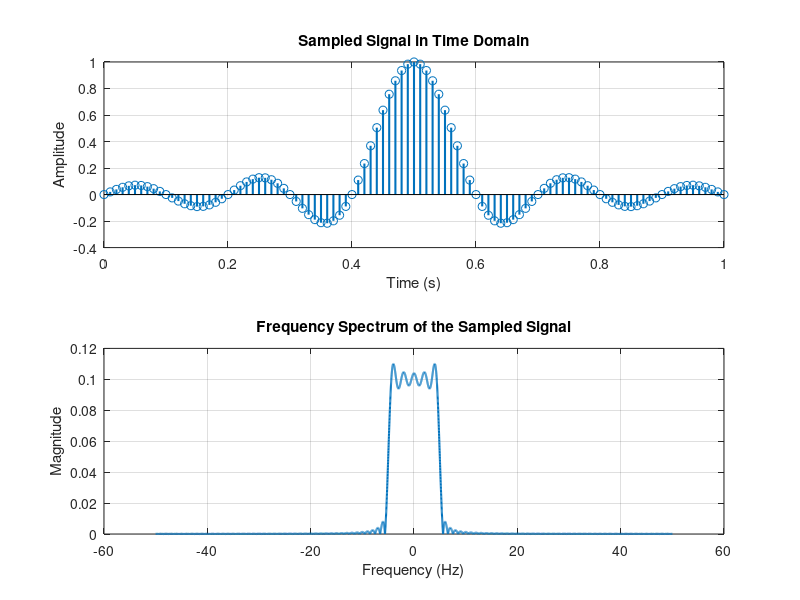
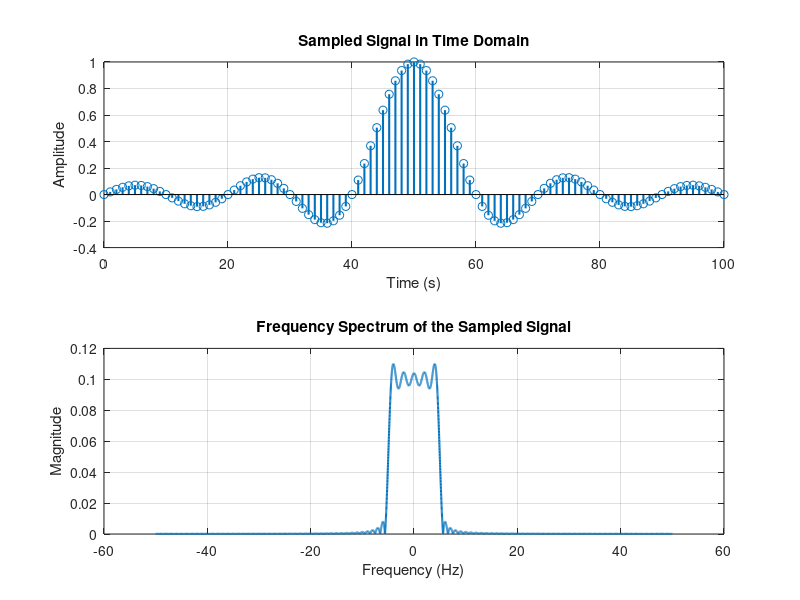
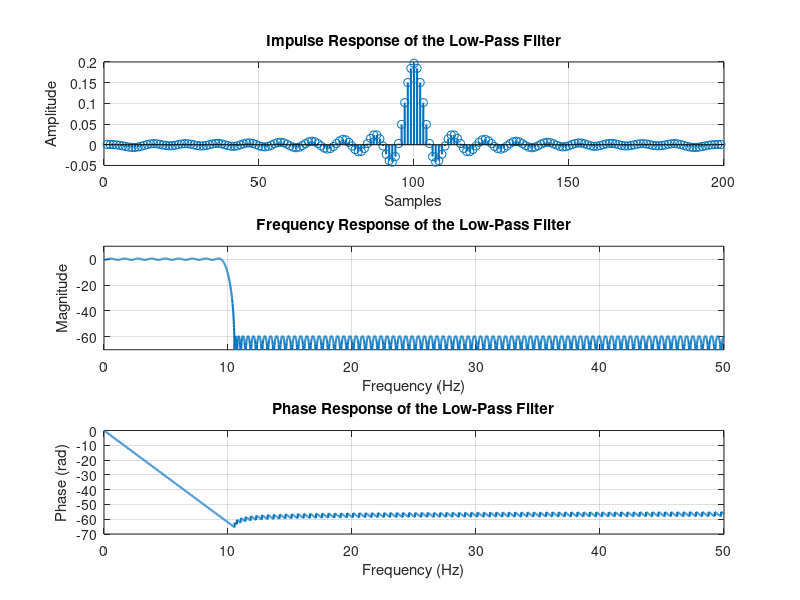
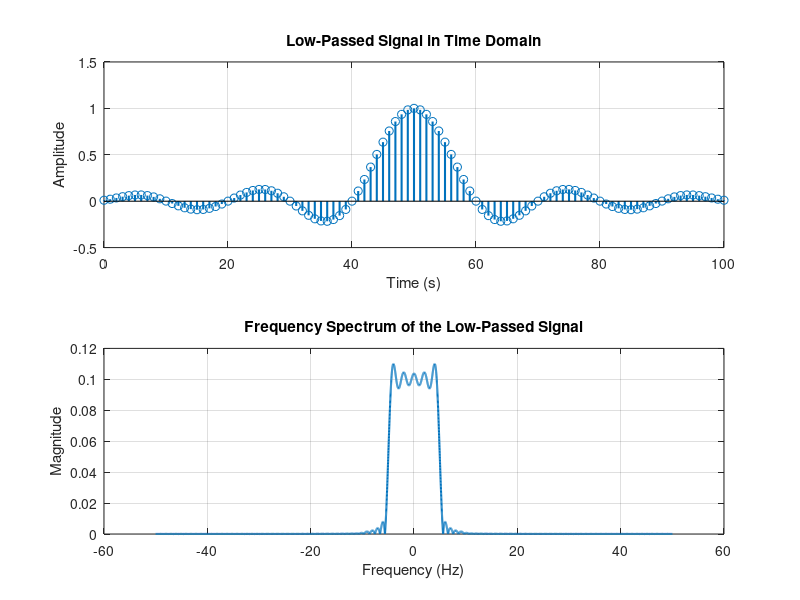

The MATLAB source for these figures, in order:
%% *Voice Scrambing*
%% Clear the workspace
close all;
clear;
clc;

%% Voice Scrambling
% Voice scrambling is a technique used to encrypt voice signals. The
% encrypted voice signal is called the cipher signal. The cipher signal is
% transmitted over the communication channel. At the receiver, the cipher
% signal is descrambled to recover the original voice signal. The
% descrambling process is the inverse of the scrambling process. The
% scrambling process is a nonlinear process. It is implemented using a
% nonlinear function. The descrambling process is also a nonlinear process.
% It is implemented using the inverse of the nonlinear function used in the
% scrambling process. The scrambling process is a one-to-one mapping
% process. This means that each sample in the original voice signal is
% mapped to a unique sample in the cipher signal. The descrambling process
% is also a one-to-one mapping process. This means that each sample in the
% cipher signal is mapped to a unique sample in the original voice signal.
%
% Before scrambling a voice signal, we should use a low-pass filter to
% remove the frequencies that are higher than the Nyquist frequency. This
% is because the frequencies that are higher than the Nyquist frequency
% will be aliased. The aliased frequencies will be mixed with the original
% frequencies. This will make the descrambling process more difficult.
%
% To scramble a voice signal, we need to define a nonlinear function. We can
% make a nonlinear function by modulating the voice signal with a sinusoid.
% The sinusoid is called the scrambling sinusoid. The scrambling sinusoid
% is a sinusoid with a frequency that is different from the frequency of
% the voice signal. The scrambling sinusoid is generated using the
% following equation:
%
% $$s(t) = A \cos(\frac{2 \pi f_0 t}{f_s})$$
%
% where |A| is the amplitude of the scrambling sinusoid and |f_s| is its
% frequency. The scrambling sinusoid is modulated with the voice signal
% using the following equation:
%
% $$y(t) = x_{low-passed}(t) \cos(\frac{2 \pi f_0 t}{f_s})$$
%
% where |x(t)| is the voice signal. The scrambling sinusoid is modulated
% with the voice signal using the |.*| operator. The scrambled voice signal
% is stored in the variable |y|. The scrambling sinusoid is stored in the
% variable |s|. The following code scrambles a voice signal.
%
% |y = x_lowpassed .* s;|
%
% The descrambling process is the inverse of the scrambling process. The
% descrambling process is implemented using the following equation:
%
% $$y_2(t) = y(t) \cos(\frac{2 \pi f_0 t}{f_s})$$
%
% The descrambling process is implemented using the |.*| operator. The
% descrambled voice signal is stored in the variable |y_2|. The following
% code descrambles the voice signal.
%
% |y_2 = y .* s;|
%
% After multiplying the voice signal with the scrambling sinusoid, the
% frequencies of the voice signal are shifted to the left and right sides
% of the scrambling sinusoid. The frequencies of the voice signal are
% shifted to the left side of the scrambling sinusoid because the voice
% signal is multiplied with the cosine of the scrambling sinusoid.
% We should perform a low-pass filtering process to remove the frequencies
% that are shifted to the right side of the scrambling sinusoid. This is
% because the frequencies that are shifted to the right side of the
% scrambling sinusoid will be aliased.
%
% $$ x_{reconstructed} = h_{low-passed} * y_2(t)$$
%
% where $h_{low-passed}$ is the impulse response of the low-pass filter. The
% reconstructed voice signal is stored in the variable |x_reconstructed|.
% The following code reconstructs the voice signal.
%% Load the audio file
% # Too load the audio file, use the |audioread| function.
% # The audio file is stored in the variable |y| and the sampling frequency
% is stored in the variable |fs|.
% # We can specify the start and end points of the audio file to be read
% using the |audioread| function. It takes the start and end points as
% a vector in the form |[start end]|. The second argument is the samples range.
%  # |y| is an column vector of size |N x 1|, where |N| is the number of samples.
% So, we should use the transpose operator |'| to convert it to a row vector.
% # To define the time axis, we use the |linspace| function. It takes the
% start and end points as well as the number of points to be generated.
% The start point is |0| and the end point is |N/fs|, where |N| is the number
% of samples and |fs| is the sampling frequency. The number of points is |N|.
%
% The following code loads the audio file and defines the time axis.
%
% |[x_t, fs] = audioread('Audio01.wav');|
%
% |x_t = x_t';|
%
% |t_axis = linspace(0, length(x_t) / fs, length(x_t));|

%% Sound the audio file
% # To sound the audio file, use the |sound| function. It takes the audio
% signal and the sampling frequency as arguments.
% # To prevent the sound from being cut, we should wait until the sound
% finishes. We can do this using the |pause| function. It takes the time
% to wait in seconds as an argument.
%
% The following code sounds the audio file:
%
% |sound(x_t, fs);|
%
% |pause(length(x_t) / fs);|
%%%
%% Implementaion of the scrambling process
% We assume the input signal is a shifted sinc function with scaling factor of
% 0.1 and shift factor of 0.5. The sampling frequency is 100 Hz.
% We know the Fourier transform of the this function in general form is:
%
% $$x(t) = sinc(\frac{t - t_0}{T}) \Rightarrow\mathcal{FT}:
% X(f) = T \cdot \Pi(\frac{f}{T}) \cdot e^{-j 2 \pi f t_0}$$
%
% where $t_0$ is the shift factor and $T$ is the scaling factor.
% The Discrete-Time Fourier Transform (DTFT) of the sampled signal is:
%
% $$x[n] = sinc(\frac{n - n_0}{N}) \Rightarrow\mathcal{DTFT}:
% X(e^{j \omega}) = N \cdot \Pi(\frac{\omega}{N}) \cdot e^{-j \omega n_0}$$
%
% We can analyze a signal in two methods:
%
% *Analog Signal Processing*
%
fs = 100;
t = 0:1 / fs:1;
x = sinc((t - 0.5) / 0.1);
N_freq = 1e4;
f_axis = linspace(-fs / 2, fs / 2, N_freq);
FT_x = fftshift(fft(x, N_freq)) / fs;

figure("Name", "Sampled Signal");
subplot(2, 1, 1);
stem(t, x, 'LineWidth', 1.5);
xlabel("Time (s)");
ylabel("Amplitude");
title("Sampled Signal in Time Domain");
grid on;
subplot(2, 1, 2);
plot(f_axis, abs(FT_x), 'LineWidth', 1.5);
xlabel("Frequency (Hz)");
ylabel("Magnitude");
title("Frequency Spectrum of the Sampled Signal");
grid on;
%%%
% *Digital Signal Processing*
% The sampled signal in the analog signal processing is the same as:
%
% |x = sinc((n / fs - 0.5) / 0.1);|
%
fs = 100;
n = 0:length(t) - 1; % Discrete axis
f_axis = linspace(-fs / 2, fs / 2, N_freq);
FT_x = fftshift(fft(x, N_freq)) / fs;
figure("Name", "Sampled Signal");
subplot(2, 1, 1);
stem(n, x, 'LineWidth', 1.5);
xlabel("Time (s)");
ylabel("Amplitude");
title("Sampled Signal in Time Domain");
grid on;
subplot(2, 1, 2);
plot(f_axis, abs(FT_x), 'LineWidth', 1.5);
xlabel("Frequency (Hz)");
ylabel("Magnitude");
title("Frequency Spectrum of the Sampled Signal");
grid on;
%%%
% We consider digital signal processing in the following.
%
% Now we define a low-pass filter with cutoff frequency of 10 Hz using
% the filter designer tool.
lowpass_filter = load('filters/VoiceScrambling_LP_FIR_filter.mat').Num;
f_axis_pos = f_axis(floor(N_freq / 2) + 1:end);
FT_lowpass_filter = fftshift(fft(lowpass_filter, N_freq));
FT_lowpass_filter = FT_lowpass_filter(floor(N_freq / 2) + 1:end);
figure('Name', 'Low-Pass Filter');
subplot(3, 1, 1);
stem(lowpass_filter, 'LineWidth', 1.5);
xlabel("Samples");
ylabel("Amplitude");
title("Impulse Response of the Low-Pass Filter");
grid on;
subplot(3, 1, 2);
plot(f_axis_pos, 20 * log10(abs(FT_lowpass_filter)), 'LineWidth', 1.5);
xlabel("Frequency (Hz)");
ylabel("Magnitude");
title("Frequency Response of the Low-Pass Filter");
ylim([-70 10]);
grid on;
subplot(3, 1, 3);
plot(f_axis_pos, unwrap(angle(FT_lowpass_filter)), 'LineWidth', 1.5);
xlabel("Frequency (Hz)");
ylabel("Phase (rad)");
title("Phase Response of the Low-Pass Filter");
grid on;
%%%
% We filter the sampled signal using the low-pass filter with  cutoff
% frequency of 10 Hz.
x_lowpassed = conv(x, lowpass_filter, 'same');
FT_x_lowpassed = fftshift(fft(x_lowpassed, N_freq)) / fs;
figure('Name', 'Low-Passed Signal');
subplot(2, 1, 1);
stem(n, x_lowpassed, 'LineWidth', 1.5);
xlabel("Time (s)");
ylabel("Amplitude");
title("Low-Passed Signal in Time Domain");
grid on;
subplot(2, 1, 2);
plot(f_axis, abs(FT_x_lowpassed), 'LineWidth', 1.5);
xlabel("Frequency (Hz)");
ylabel("Magnitude");
title("Frequency Spectrum of the Low-Passed Signal");
grid on;
%%%
% Now, we define carrier signal with frequency of 10 Hz.
f0 = 10;
s = 2 * cos(2 * pi * (f0 / fs) * n);
FT_s = fftshift(fft(s, N_freq)) / fs;
figure('Name', 'Carrier Signal');
subplot(2, 1, 1);
stem(n, s, 'LineWidth', 1.5);
xlabel("Time (s)");
ylabel("Amplitude");
title("Carrier Signal in Time Domain");
grid on;
subplot(2, 1, 2);
plot(f_axis, abs(FT_s), 'LineWidth', 1.5);
xlabel("Frequency (Hz)");
ylabel("Magnitude");
title("Frequency Spectrum of the Carrier Signal");
grid on;
%%%
% We modulate the carrier signal with the low-passed signal.
y = x_lowpassed .* s;
FT_y = fftshift(fft(y, N_freq)) / fs;
figure('Name', 'Scrambled Signal');
subplot(2, 1, 1);
stem(n, y, 'LineWidth', 1.5);
xlabel("Time (s)");
ylabel("Amplitude");
title("Scrambled Signal in Time Domain");
grid on;
subplot(2, 1, 2);
plot(f_axis, abs(FT_y), 'LineWidth', 1.5);
xlabel("Frequency (Hz)");
ylabel("Magnitude");
title("Frequency Spectrum of the Scrambled Signal");
grid on;
%%%
% According to the scrambling process, we should use the low-pass filter
% again.
y_lowpassed = conv(y, lowpass_filter, 'same');
FT_y_lowpassed = fftshift(fft(y_lowpassed, N_freq)) / fs;
figure('Name', 'Low-Passed Scrambled Signal');
subplot(2, 1, 1);
stem(n, y_lowpassed, 'LineWidth', 1.5);
xlabel("Time (s)");
ylabel("Amplitude");
title("Low-Passed Scrambled Signal in Time Domain");
grid on;
subplot(2, 1, 2);
plot(f_axis, abs(FT_y_lowpassed), 'LineWidth', 1.5);
xlabel("Frequency (Hz)");
ylabel("Magnitude");
title("Frequency Spectrum of the Low-Passed Scrambled Signal");
grid on;
%%%
% After receiving the scrambled signal, we should descramble it.
% We can add noise to the scrambled signal to simulate the noise in the
% communication channel.
y_noisy = y_lowpassed + 0.1 * randn(1, length(y_lowpassed));
FT_y_noisy = fftshift(fft(y_noisy, N_freq)) / fs;
figure('Name', 'Noisy Scrambled Signal');
subplot(2, 1, 1);
stem(n, y_lowpassed, 'LineWidth', 1.5);
xlabel("Samples");
ylabel("Amplitude");
title("Scrambled Signal in Time Domain");
grid on;
subplot(2, 1, 2);
stem(n, y_noisy, 'LineWidth', 1.5);
xlabel("Samples");
ylabel("Amplitude");
title("Noisy Scrambled Signal in Time Domain");
grid on;
%%%
% We repeat the scrambling process to descramble the noisy scrambled signal.
y_noisy_lowpassed = conv(y_noisy, lowpass_filter, 'same');
FT_y_noisy_lowpassed = fftshift(fft(y_noisy_lowpassed, N_freq)) / fs;
figure('Name', 'Low-Passed Noisy Scrambled Signal');
subplot(2, 1, 1);
stem(n, y_noisy_lowpassed, 'LineWidth', 1.5);
xlabel("Samples");
ylabel("Amplitude");
title("Low-Passed Noisy Scrambled Signal in Time Domain");
grid on;
subplot(2, 1, 2);
plot(f_axis, abs(FT_y_noisy_lowpassed), 'LineWidth', 1.5);
xlabel("Frequency (Hz)");
ylabel("Magnitude");
title("Frequency Spectrum of the Low-Passed Noisy Scrambled Signal");
grid on;
%%%
y_2 = y_noisy_lowpassed .* s;
FT_y_2 = fftshift(fft(y_2, N_freq)) / fs;
figure('Name', 'Descrambled Signal');
subplot(2, 1, 1);
stem(n, y_2, 'LineWidth', 1.5);
xlabel("Samples");
ylabel("Amplitude");
title("Descrambled Signal in Time Domain");
grid on;
subplot(2, 1, 2);
plot(f_axis, abs(FT_y_2), 'LineWidth', 1.5);
xlabel("Frequency (Hz)");
ylabel("Magnitude");
title("Frequency Spectrum of the Descrambled Signal");
grid on;
%%%
y_output = conv(y_2, lowpass_filter, 'same');
figure('Name', 'Output Signal');
subplot(2, 1, 1);
stem(n, x, 'LineWidth', 1.5);
xlabel("Samples");
ylabel("Amplitude");
title("Input Signal in Time Domain");
grid on;
subplot(2, 1, 2);
stem(n, y_output, 'LineWidth', 1.5);
xlabel("Samples");
ylabel("Amplitude");
title("Output Signal in Time Domain");
grid on;
%%%
